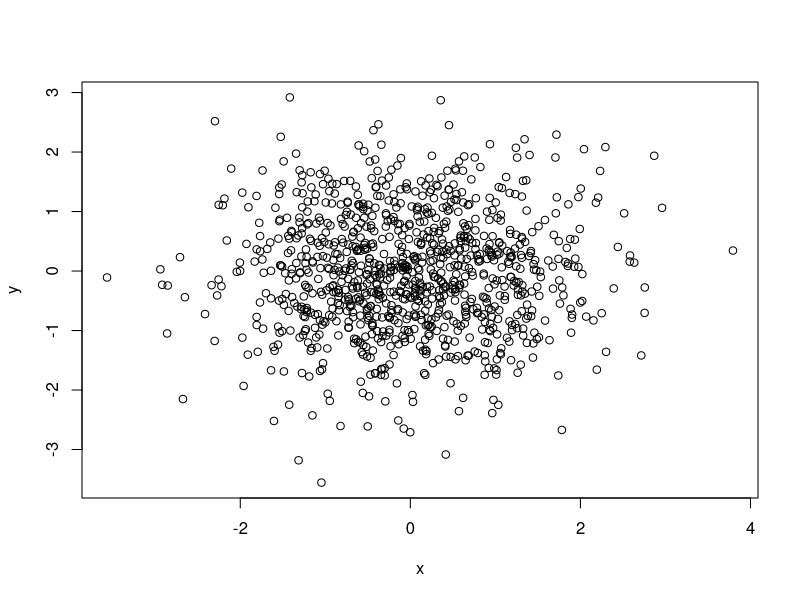

The R script that drew this image:
# Import library
library(tidyverse)

# Test print
print('Hello World!')

# Sample data
x <- rnorm(1000)
y <- rnorm(1000)

# Plot
plot(x, y)
